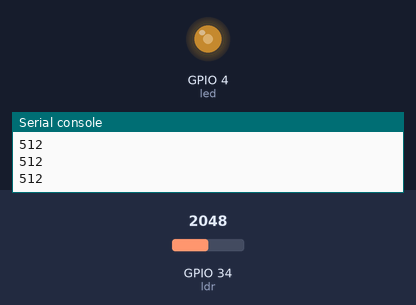
Bench run of a program on a simulated ESP32 board running MicroPython. On the bench: output pins drawn as LEDs (lit = HIGH), the last lines printed to the serial console. The inputs (shaded band) are chosen by the test bench; at power-on: GPIO 34 (ldr) = 2048 (analog values on the 0–4095 scale).

Above: at 1.2 s.
1.3 s: GPIO 34 (ldr) set to 1228
At 1.9 s:
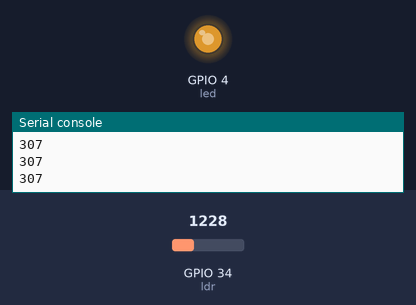
2.8 s: GPIO 34 (ldr) set to 491
At 3.1 s:
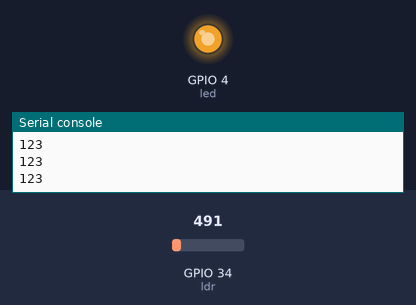
4.3 s: GPIO 34 (ldr) set to 3603
At 5.5 s:
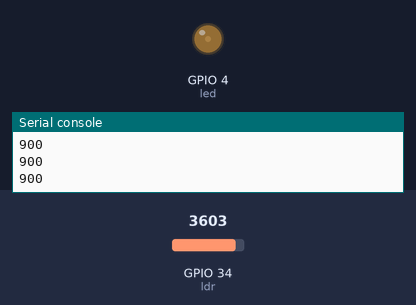
5.8 s: GPIO 34 (ldr) set to 4095
At 6.8 s:
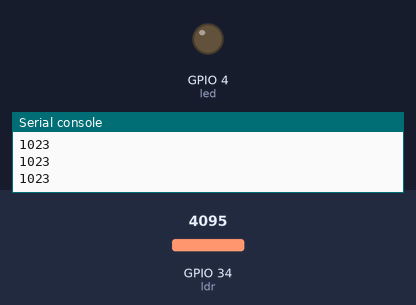
Timing chart, 0 to 8.3 s (numbered marks = the images above; inputs shaded):
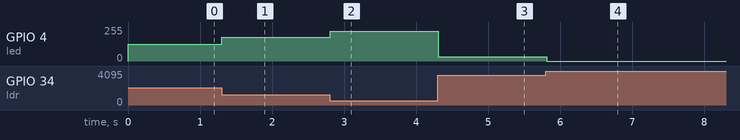

The program:

Pwm.py
```python
from machine import Pin,PWM,ADC
from time import sleep
led=PWM(Pin(4),5000)#f=1hz to 40 MHz
ldr=ADC(Pin(34))
ldr.width(ADC.WIDTH_10BIT)#Resolution :12bit:0-1023
ldr.atten(ADC.ATTN_11DB)#3.3v
while True:
    x=ldr.read()
    print(x)
    led.duty(1023-x)
    sleep(0.1)
```

Measured:
- after the input at 1.3 s, GPIO 4 (led): 127/255 → 178/255 at once
- after the input at 2.8 s, GPIO 4 (led): 178/255 → 224/255 at once
- after the input at 4.3 s, GPIO 4 (led): 224/255 → 31/255 at once
- after the input at 5.8 s, GPIO 4 (led): 31/255 → 0/255 at once
